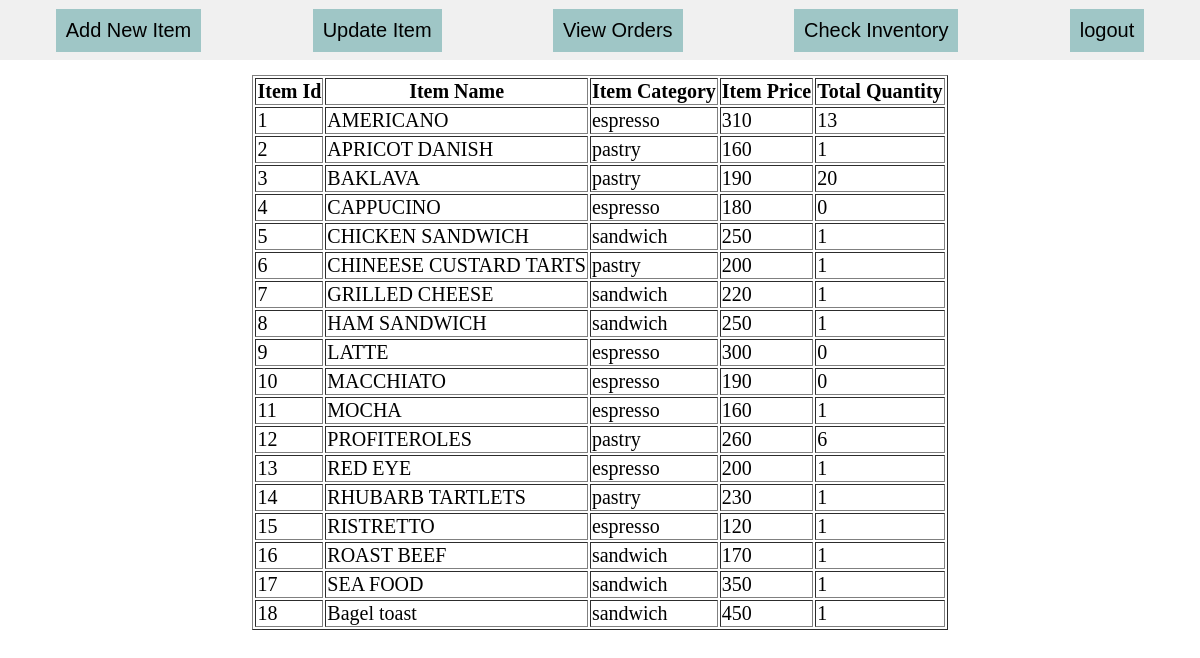
Page /checkinventory on the committed database.
### tables this page shows
CREATE TABLE items(itemid INTEGER PRIMARY KEY AUTOINCREMENT,itemname TEXT,itemcategory TEXT,price INTEGER,qty INTEGER,imagename TEXT);

### application_server.py (the view)
@app.route('/checkinventory')
def checkinventory():
    connection=sqlite3.connect("coffee_store.db")
    cursor_ref=connection.cursor()
    query="SELECT * FROM items;"
    cursor_ref.execute(query)
    result_records=cursor_ref.fetchall()
    return render_template('inventorydetails.html',result_records=result_records)

### templates/inventorydetails.html (shortened to what this page needs)
{%extends "managerheader.html" %}
{% block content %}
  <center><div>
    <table border="1px" style="font-size:20px;">
      <center>
        <tr><th>Item Id</th><th>Item Name</th><th>Item Category</th><th>Item Price</th><th>Total Quantity</th></tr>
         {% if updatedData|length==0 %}
             {% for item in result_records %}
              <tr>
                  <td>{{ item[0] }}</td><td>{{ item[1] }}</td><td>{{ item[2] }}</td><td>{{ item[3] }}</td><td>{{ item[4] }}</td>
              </tr>
             {% endfor %}
       {% endif %}
      </center>
    </table>
  </div></center>
{% endblock %}

### templates/managerheader.html (shortened to what this page needs)
<!DOCTYPE html>
<html>
  <head>
  </head>
  <body>
    <div class="navbar">
      <a href="{{ url_for('additemform') }}"><button>Add New Item</button></a>
      <a href="{{ url_for('updateitemform') }}"><button>Update Item</button></a>
      <a href="orders"><button>View Orders</button></a>
      <a href="checkinventory"><button>Check Inventory</button></a>
      <a href="managerlogout"><button>logout</button></a>
    </div>
    {% block content %}{% endblock %}
  </body>
</html>

### templates/managerheader.html (style rules this page uses)
a { text-decoration:none; }
body { margin: 0; padding: 0; }
button { font-size:20px; padding:10px; background-color:#9fc6c6; border:none; }
.navbar { position: sticky; top: 0; background-color: #f0f0f0; height: 60px; display: flex; justify-content: space-around; align-items: center; margin-bottom:15px; }
.navbar a { display: inline-block; padding: 5px 15px; color: #fff; border-radius: 10px; text-decoration: none; }

### rows in the picture
items: itemid "1", itemname "AMERICANO", itemcategory "espresso", price "310", qty "13"
items: itemid "2", itemname "APRICOT DANISH", itemcategory "pastry", price "160", qty "1"
items: itemid "3", itemname "BAKLAVA", itemcategory "pastry", price "190", qty "20"
items: itemid "4", itemname "CAPPUCINO", itemcategory "espresso", price "180", qty "0"
items: itemid "5", itemname "CHICKEN SANDWICH", itemcategory "sandwich", price "250", qty "1"
items: itemid "6", itemname "CHINEESE CUSTARD TARTS", itemcategory "pastry", price "200", qty "1"
items: itemid "7", itemname "GRILLED CHEESE", itemcategory "sandwich", price "220", qty "1"
items: itemid "8", itemname "HAM SANDWICH", itemcategory "sandwich", price "250", qty "1"
items: itemid "9", itemname "LATTE", itemcategory "espresso", price "300", qty "0"
items: itemid "10", itemname "MACCHIATO", itemcategory "espresso", price "190", qty "0"
items: itemid "11", itemname "MOCHA", itemcategory "espresso", price "160", qty "1"
items: itemid "12", itemname "PROFITEROLES", itemcategory "pastry", price "260", qty "6"
items: itemid "13", itemname "RED EYE", itemcategory "espresso", price "200", qty "1"
items: itemid "14", itemname "RHUBARB TARTLETS", itemcategory "pastry", price "230", qty "1"
items: itemid "15", itemname "RISTRETTO", itemcategory "espresso", price "120", qty "1"
items: itemid "16", itemname "ROAST BEEF", itemcategory "sandwich", price "170", qty "1"
items: itemid "17", itemname "SEA FOOD", itemcategory "sandwich", price "350", qty "1"
items: itemid "18", itemname "Bagel toast", itemcategory "sandwich", price "450", qty "1"
